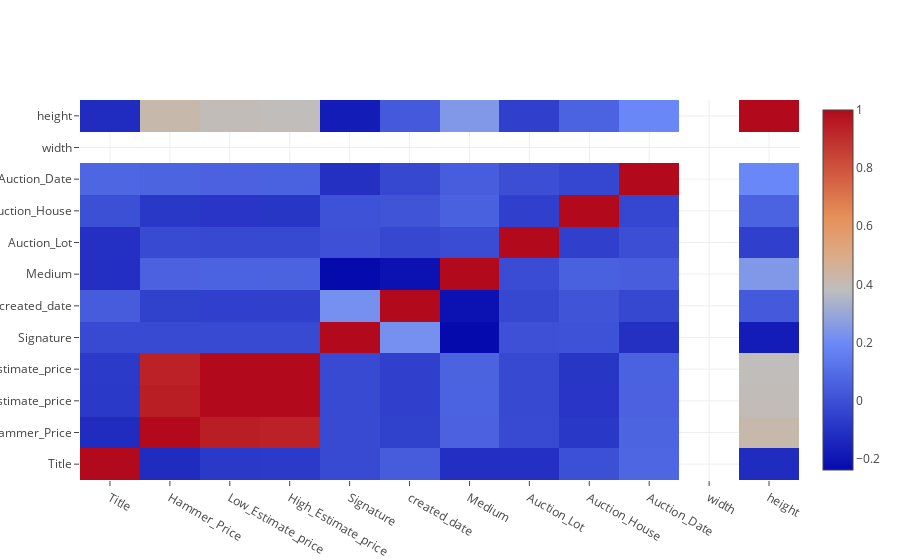

The cell this chart's notebook holds for it:
### Code cell
data = [go.Heatmap( z=X.corr().values.tolist(),
                  x=['Title', 'Hammer_Price', 'Low_Estimate_price', 'High_Estimate_price',
       'Signature', 'created_date', 'Medium', 'Auction_Lot', 'Auction_House',
       'Auction_Date', 'width', 'height'],
                   y=['Title', 'Hammer_Price', 'Low_Estimate_price', 'High_Estimate_price',
       'Signature', 'created_date', 'Medium', 'Auction_Lot', 'Auction_House',
       'Auction_Date', 'width', 'height'])]

iplot(data, filename='labelled-heatmap2')

### Figure 1 — Plotly figure (JSON) as saved in the notebook; plotly's stock layout.template omitted (floating-point values rounded to 4 significant figures; data arrays with more than 128 entries replaced by an {"elided": "..."} marker saying what was removed)
{"data": [{"type": "heatmap", "uid": "50865bb6-7952-49be-bef5-749e45e9ca7a", "x": ["Title", "Hammer_Price", "Low_Estimate_price", "High_Estimate_price", "Signature", "created_date", "Medium", "Auction_Lot", "Auction_House", "Auction_Date", "width", "height"], "y": ["Title", "Hammer_Price", "Low_Estimate_price", "High_Estimate_price", "Signature", "created_date", "Medium", "Auction_Lot", "Auction_House", "Auction_Date", "width", "height"], "z": {"elided": "13x13 float values"}}], "layout": {}}
